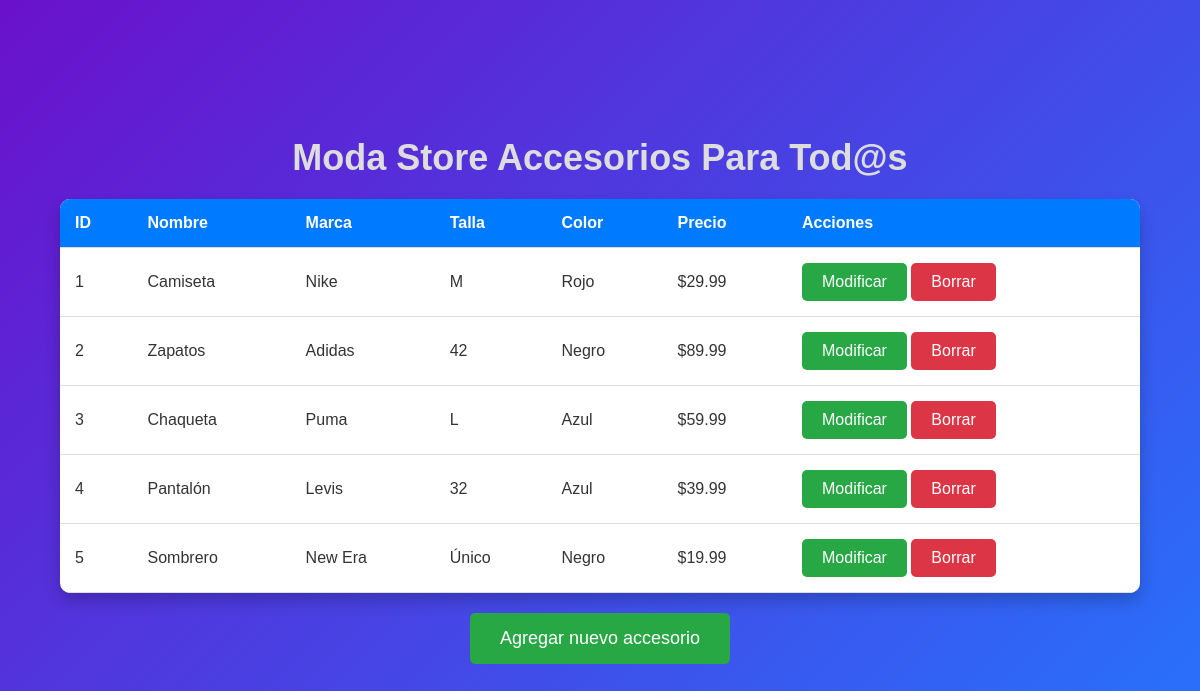
The page / on the database its author committed.
### tables this page shows
CREATE TABLE `productos` (
  `id` int(11) NOT NULL,
  `nombre` varchar(100) NOT NULL,
  `marca` varchar(50) NOT NULL,
  `talla` varchar(10) DEFAULT NULL,
  `color` varchar(30) DEFAULT NULL,
  `precio` decimal(10,2) DEFAULT NULL
);

### app/controladores/Productos.php (called while the page is built, shortened)
<?php
class Productos extends Controlador
{
    private $objModelo;
    public function __construct()
    {
        $this->objModelo = $this->modelo('ProductosModelo');
    }
    public function index()
    {
        $data = $this->objModelo->getProductos();
        $this->vista('ProductosVista', $data);
    }
}
?>

### app/libs/Control.php (called while the page is built, shortened)
<?php
class Control
{
    protected $metodo = "index";
    function __construct()
    {
        $url = $this->separarURL();
        $this->controlador = new $this->controlador;
        $this->parametros = $url ? array_values($url) : [];
        call_user_func_array(
            [$this->controlador, $this->metodo],
            $this->parametros
        );
    }
    private function separarURL()
    {
        $url = "";
        return $url;
    }
}
?>

### public/index.php (called while the page is built, shortened)
<?php
$control = new Control();
?>

### app/libs/MySQLdb.php (called while the page is built, shortened)
<?php
class MySQLdb
{
    private $host = "127.0.0.1";
    private $usuario = "root";
    private $clave = "";
    private $db = "tienda";
    private $conn;
    function __construct()
    {
        $this->conn = mysqli_connect($this->host, $this->usuario, $this->clave, $this->db);
    }
    public function querySelect($sql)
    {
        $data = array();
        $r = $this->conn->query($sql);
        while ($row = mysqli_fetch_assoc($r)) {
            array_push($data, $row);
        }
        return $data;
    }
}
?>

### app/modelos/ProductosModelo.php (called while the page is built, shortened)
<?php
class ProductosModelo
{
    private $obj_mySQLdb;
    function __construct()
    {
        $this->obj_mySQLdb = new MySQLdb();
    }
    public function getProductos()
    {
        $sql = "SELECT * FROM productos";
        return $this->obj_mySQLdb->querySelect($sql);
    }
}
?>

### app/vistas/ProductosVista.php (the view, shortened to what this page needs)
<!DOCTYPE html>
<html lang="es">
<head>
    <link rel="stylesheet" href="../public/css/style.css">
</head>
<body>
<h1>Moda Store Accesorios Para Tod@s</h1>
<div class="container">
    <table>
        <thead>
            <tr>
                <th>ID</th>
                <th>Nombre</th>
                <th>Marca</th>
                <th>Talla</th>
                <th>Color</th>
                <th>Precio</th>
                <th>Acciones</th>
            </tr>
        </thead>
        <tbody>
            <?php foreach ($data as $accesorio): ?>
                <tr onclick="toggleDetails(this)">
                    <td><?= $accesorio['id'] ?></td>
                    <td><?= $accesorio['nombre'] ?></td>
                    <td><?= $accesorio['marca'] ?></td>
                    <td><?= $accesorio['talla'] ?? 'Único' ?></td>
                    <td><?= $accesorio['color'] ?></td>
                    <td>$<?= number_format($accesorio['precio'], 2) ?></td>
                    <td>
                        <a href="<?= RUTA_APP . "productos/modificar/" . $accesorio['id'] ?>" class="btn btn-modificar">Modificar</a>
                        <a href="<?= RUTA_APP . "productos/borrar/" . $accesorio['id'] ?>" class="btn btn-borrar" onclick="return confirm('¿Estás seguro de que deseas eliminar este accesorio?')">Borrar</a>
                    </td>
                </tr>
            <?php endforeach; ?>
        </tbody>
    </table>
</div>
<a href="<?= RUTA_APP . 'productos/alta'; ?>" class="btn-agregar">Agregar nuevo accesorio</a>
</body>
</html>

### app/libs/Controlador.php (shortened to what this page needs)
<?php
class Controlador
{
    public function vista($vista, $data = [])
    {
        if (file_exists("../app/vistas/" . $vista . ".php"))
        {
            require_once("../app/vistas/" . $vista . ".php");
        }
        else
        {
            die("La vista no existe");
        }
    }
}
?>

### public/css/style.css (style rules this page uses)
body { font-family: Arial, sans-serif; background: linear-gradient(135deg, #6a11cb, #2575fc); margin: 0; padding: 0; min-height: 100vh; display: flex; justify-content: center; align-items: center; flex-direction: column; color: #fff; }
h1 { margin: 20px 0; color: #ddd; font-size: 36px; text-align: center; }
.container { width: 90%; max-width: 1200px; background: #fff; box-shadow: 0 8px 16px rgba(0, 0, 0, 0.2); border-radius: 10px; overflow: hidden; transition: transform 0.3s ease-in-out; }
table { width: 100%; border-collapse: collapse; }
th, td { padding: 15px; text-align: left; border-bottom: 1px solid #ddd; color: #333; }
th { background-color: #007bff; color: #fff; }
.btn { display: inline-block; padding: 10px 20px; color: white; text-decoration: none; border-radius: 5px; transition: 0.3s; }
.btn-modificar { background-color: #28a745; }
.btn-borrar { background-color: #dc3545; }
.btn-agregar { display: inline-block; padding: 15px 30px; font-size: 18px; background-color: #28a745; color: white; text-decoration: none; border-radius: 5px; transition: 0.3s; margin: 20px 0; }

### app/vistas/ProductosVista.php (style rules this page uses)
body { font-family: Arial, sans-serif; background: linear-gradient(135deg, #6a11cb, #2575fc); margin: 0; padding: 0; min-height: 100vh; display: flex; justify-content: center; align-items: center; flex-direction: column; color: #fff; }
h1 { margin: 20px 0; color: #ddd; font-size: 36px; text-align: center; }
.container { width: 90%; max-width: 1200px; background: #fff; box-shadow: 0 8px 16px rgba(0, 0, 0, 0.2); border-radius: 10px; overflow: hidden; transition: transform 0.3s ease-in-out; }
table { width: 100%; border-collapse: collapse; }
th, td { padding: 15px; text-align: left; border-bottom: 1px solid #ddd; color: #333; }
th { background-color: #007bff; color: #fff; }
.btn { display: inline-block; padding: 10px 20px; color: white; text-decoration: none; border-radius: 5px; transition: 0.3s; }
.btn-modificar { background-color: #28a745; }
.btn-borrar { background-color: #dc3545; }
.btn-agregar { display: inline-block; padding: 15px 30px; font-size: 18px; background-color: #28a745; color: white; text-decoration: none; border-radius: 5px; transition: 0.3s; margin: 20px 0; }

### rows shown on the page
productos: id "1", nombre "Camiseta", marca "Nike", talla "M", color "Rojo", precio "29.99"
productos: id "2", nombre "Zapatos", marca "Adidas", talla "42", color "Negro", precio "89.99"
productos: id "3", nombre "Chaqueta", marca "Puma", talla "L", color "Azul", precio "59.99"
productos: id "4", nombre "Pantalón", marca "Levis", talla "32", color "Azul", precio "39.99"
productos: id "5", nombre "Sombrero", marca "New Era", talla "Único", color "Negro", precio "19.99"
